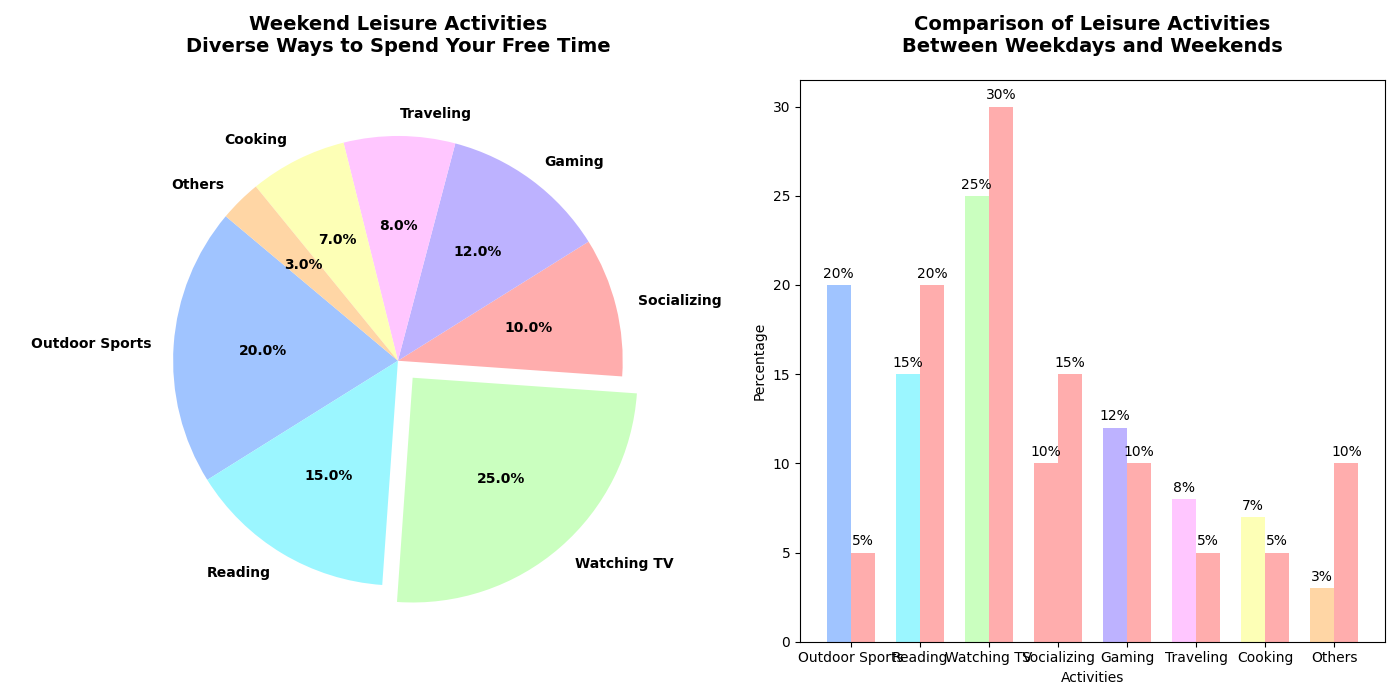

Source code (Python):
import matplotlib.pyplot as plt
import numpy as np

# Data for weekend activities (percentage)
weekend_activities = ['Outdoor Sports', 'Reading', 'Watching TV', 'Socializing', 
                      'Gaming', 'Traveling', 'Cooking', 'Others']
weekend_percentages = [20, 15, 25, 10, 12, 8, 7, 3]

# Data for weekday activities (percentage)
weekday_percentages = [5, 20, 30, 15, 10, 5, 5, 10]

# Manually shuffled colors
colors = ['#a0c4ff', '#9bf6ff', '#caffbf', '#ffadad', '#bdb2ff', 
          '#ffc6ff', '#fdffb6', '#ffd6a5']

explode_weekend = [0.1 if activity == 'Watching TV' else 0 for activity in weekend_activities]

fig, (ax1, ax2) = plt.subplots(nrows=1, ncols=2, figsize=(14,7))

# Plotting the weekend activities pie chart
ax1.pie(
    weekend_percentages, labels=weekend_activities, colors=colors, autopct='%1.1f%%',
    startangle=140, explode=explode_weekend, shadow=False, textprops={'fontsize': 10, 'weight': 'bold'}
)
ax1.set_title("Weekend Leisure Activities\nDiverse Ways to Spend Your Free Time", fontsize=14, weight='bold', pad=20)

# Bar chart comparison
x = np.arange(len(weekend_activities))  # Label locations
width = 0.35

# Assigning shuffled colors for bar chart
bar_colors_weekend = ['#a0c4ff', '#9bf6ff', '#caffbf', '#ffadad', '#bdb2ff', 
                      '#ffc6ff', '#fdffb6', '#ffd6a5']

ax2.bar(x - width/2, weekend_percentages, width, color=bar_colors_weekend)
ax2.bar(x + width/2, weekday_percentages, width, color='#ffadad')

ax2.set_xlabel('Activities')
ax2.set_ylabel('Percentage')
ax2.set_title('Comparison of Leisure Activities\nBetween Weekdays and Weekends', fontsize=14, weight='bold', pad=20)
ax2.set_xticks(x)
ax2.set_xticklabels(weekend_activities)

for bars in ax2.containers:
    for bar in bars:
        height = bar.get_height()
        ax2.annotate(f'{height}%',
                     xy=(bar.get_x() + bar.get_width() / 2, height),
                     xytext=(0, 3),
                     textcoords="offset points",
                     ha='center', va='bottom')

plt.tight_layout()
plt.show()
